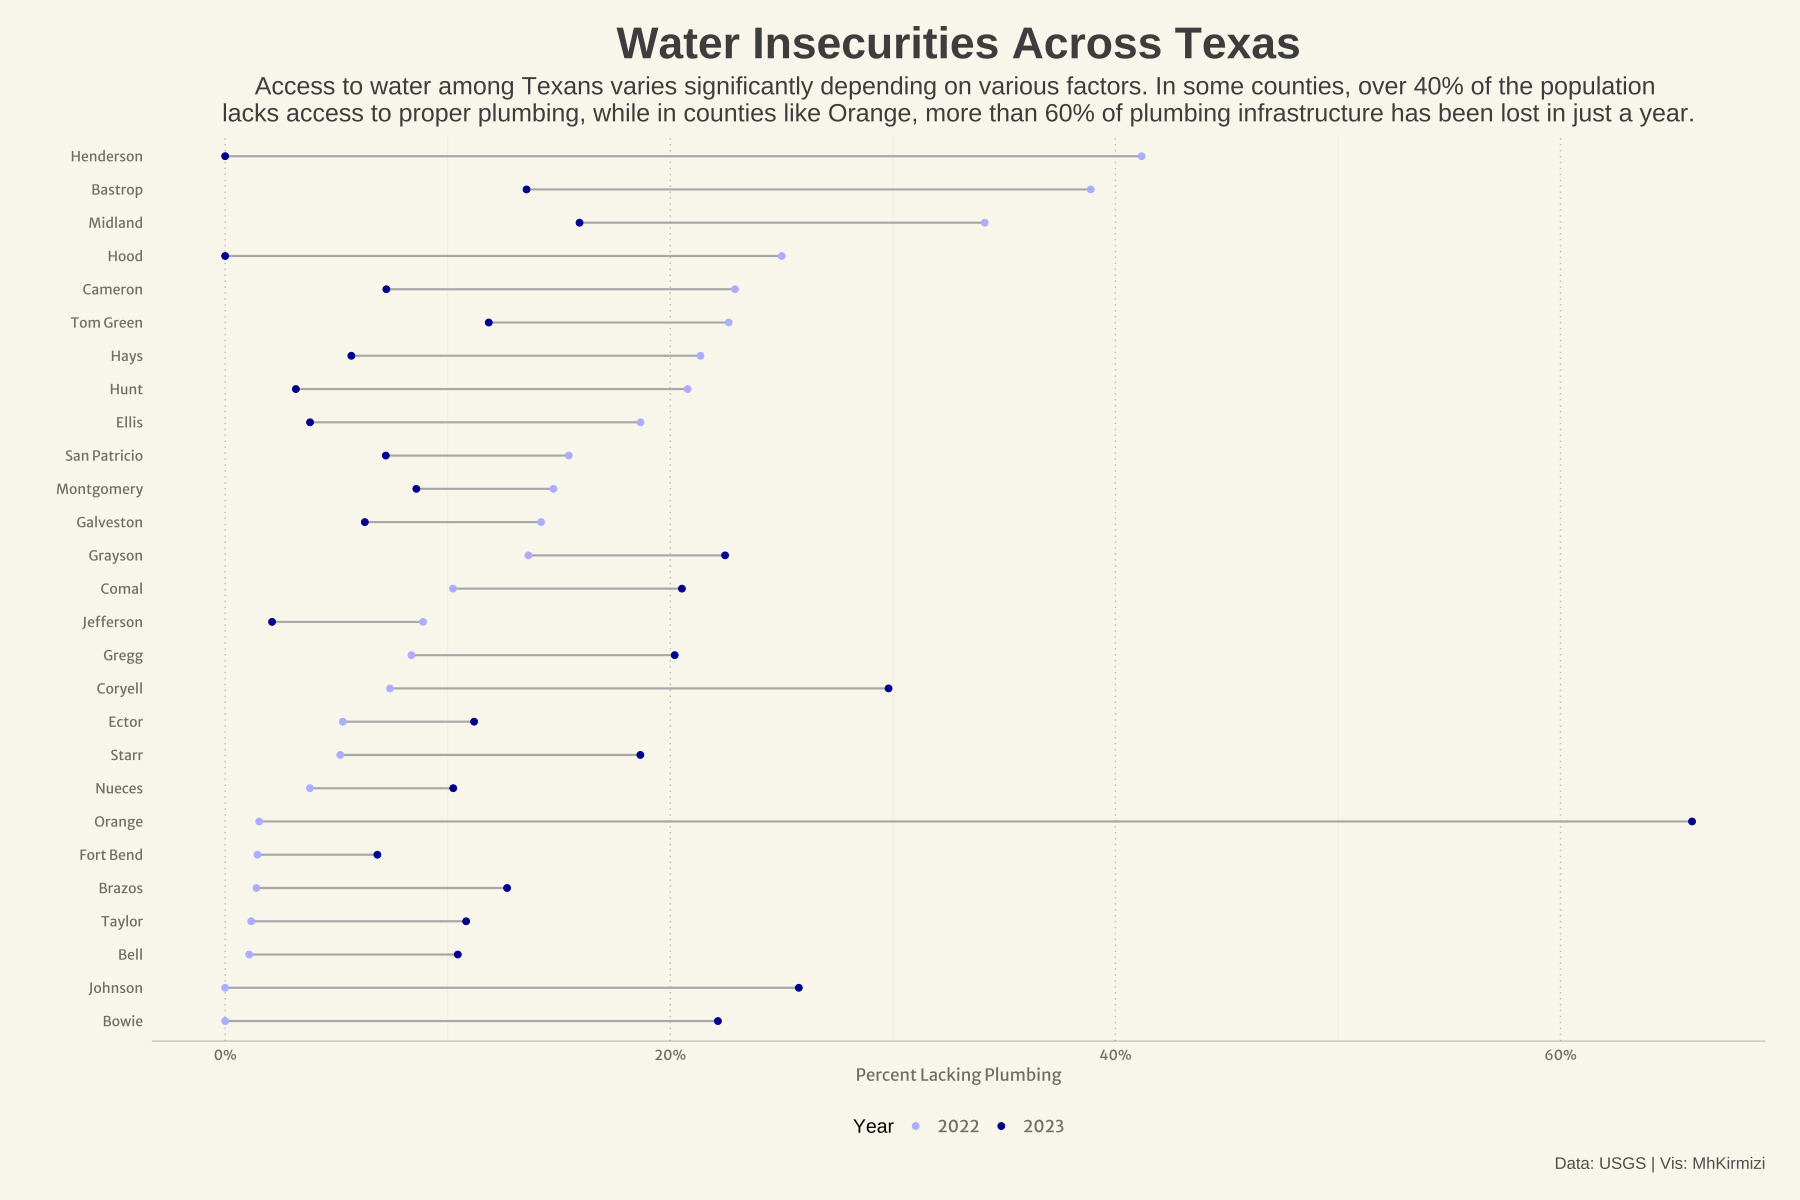

Generate this figure with R:
library(tidyverse)
library(ggalt)
library(showtext)

## Resolution
showtext_opts(dpi = 320, regular.wt = 300, bold.wt = 800)

## Fonts
font_add("fa6-brands", "fonts/6.4.2/Font Awesome 6 Brands-Regular-400.otf")
font_add_google("Oswald", regular.wt = 400, family = "title")
font_add_google("Merriweather Sans", regular.wt = 400, family = "subtitle")
font_add_google("Merriweather Sans", regular.wt = 400, family = "text")
font_add_google("Noto Sans", regular.wt = 400, family = "caption")
font_add_google("Shadows Into Light", regular.wt = 400, family = "anotation")
showtext_auto(enable = TRUE)

## Colors
bkg_col      <- colorspace::lighten('#f7f5e9', 0.05)    
title_col    <- "#3d3d3d"           
subtitle_col <- "#3d3d3d"     
caption_col  <- "gray30" 

## Data
water_insecurity_2023 <- read_csv('https://raw.githubusercontent.com/rfordatascience/tidytuesday/main/data/2025/2025-01-28/water_insecurity_2023.csv')
water_insecurity_2022 <- read_csv('https://raw.githubusercontent.com/rfordatascience/tidytuesday/main/data/2025/2025-01-28/water_insecurity_2022.csv')

water2022 <- water_insecurity_2022 |> 
  separate(name, into = c("county", "state"), sep = ",", remove = FALSE) |> 
  filter(state == " Texas") |> 
  select(c(geoid, total_pop, percent_lacking_plumbing, plumbing))

water2023 <- water_insecurity_2023 |> 
  separate(name, into = c("county", "state"), sep = ",", remove = FALSE) |> 
  filter(state == " Texas") |> 
  select(-state)
water2023 <- water2023 |> 
  rename_with(~paste0(.,"_2023")) |> 
  rename(c("geoid" = "geoid_2023", "county" = "county_2023")) |> 
  select(-c("name_2023", "geometry_2023", "year_2023"))
water2022 <-water2022 |> 
  rename_with(~paste0(.,"_2022")) |> 
  rename("geoid" = "geoid_2022")
texas_water <- water2023 |> 
  left_join(water2022, by = c("geoid" = "geoid"))

### 
title = "Water Insecurities Across Texas"
subtitle =   "Access to water among Texans varies significantly depending on various factors. In some counties, over 40% of the population \nlacks access to proper plumbing, while in counties like Orange, more than 60% of plumbing infrastructure has been lost in just a year."
caption = "Data: USGS | Vis: MhKirmizi"


## Plotting
texas_water <-  texas_water |> 
  mutate(diff = percent_lacking_plumbing_2023 - percent_lacking_plumbing_2022, 
         sign_diff = sign(diff), 
         abs_diff = abs(diff)) |> 
  drop_na()  |> filter(abs_diff >= 5.388339e-02) 
texas_water$county <- gsub(" County$", "", texas_water$county)

texas_water$county <- trimws(texas_water$county, which = "right")
    
texas_water |>
  ggplot(aes(y = reorder(county, percent_lacking_plumbing_2022))) +
  geom_dumbbell(aes(x = percent_lacking_plumbing_2022, xend = percent_lacking_plumbing_2023),
                size = .75,
                color = "grey66") +
  geom_point(aes(x = percent_lacking_plumbing_2022, color = "2022"), size =2) +
  geom_point(aes(x= percent_lacking_plumbing_2023, color = "2023"), size = 2) +
  scale_x_continuous(labels = scales::percent_format()) +
  scale_color_manual(values = c("2022" = "#adadff", "2023" = "#00008B")) +
  labs(y = "", 
       x = "Percent Lacking Plumbing", 
       color = "Year", 
       title = title, 
       subtitle = subtitle, 
       caption = caption) +
  theme_minimal(base_size = 14) +
  theme(
    plot.title = element_text(size = 32, face= "bold", hjust = .5, family = "Oswald", color = "#3d3d3d"),
    plot.subtitle = element_text(size = 18, hjust =.5, family = "Merriweather Sans",  color = "#3d3d3d"),
    plot.caption = element_text(size = 12, family = "Noto Sans" , color = "gray30"),
    axis.title = element_text(size = 12, family = "text", color = colorspace::darken("#8e8a7b" , 0.2)),
    legend.text = element_text(size = 12, family = "text", color = colorspace::darken("#8e8a7b" , 0.2)),
    axis.text = element_text(size = 10, family = "text", color = colorspace::darken("#8e8a7b" , 0.2)),
    legend.position = "bottom", 
    axis.line.x =  element_line(color = "gray40", linewidth = .15),
    panel.grid.major.x    = element_line(linetype = "dotted", linewidth = 0.5, color = 'gray'),
    panel.grid.major.y = element_blank(), 
    panel.grid.minor.y = element_blank(),
    plot.margin  = margin(t = 20, r = 25, b = 20, l = 25),
    plot.background   = element_rect(fill = colorspace::lighten('#f7f5e9', 0.05), 
                                     color = colorspace::lighten('#f7f5e9', 0.05)),
    panel.background  = element_rect(fill = colorspace::lighten('#f7f5e9', 0.05), 
                                     color = colorspace::lighten('#f7f5e9', 0.05))
  )
ggsave("week4.pdf", height = 12, width = 18)
